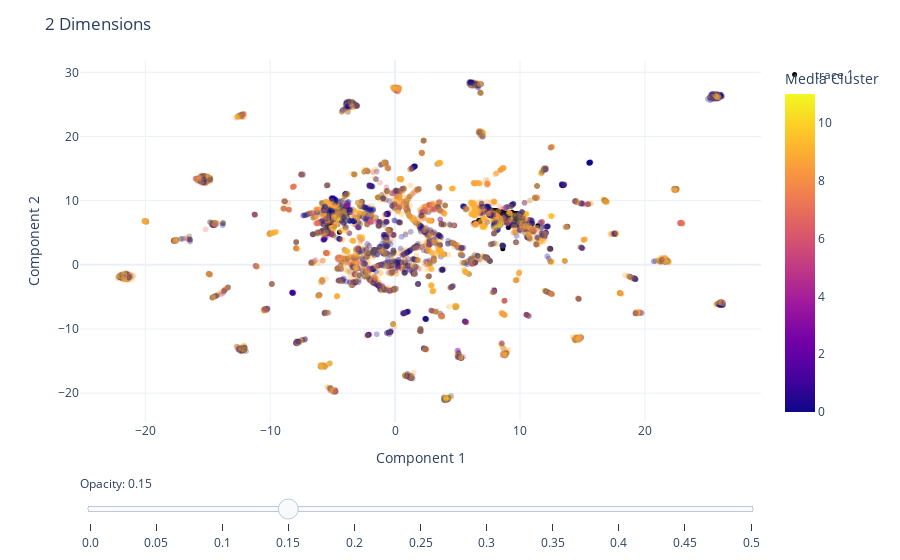

Notebook code cell kept with this figure:
### Code cell
# Plot the training points
fig = px.scatter(
    data_frame = train_2d,
    x = "Component 1",
    y = "Component 2", # Change components to visualize each of the 30 dimensions
    color = "Media Cluster",
    hover_data = ["taxon_id", "Target", "KMeans Cluster"],
    opacity = 0.3
) 

# Add the test points as a scatter trace
fig.add_trace(
    go.Scatter(
        x=test_2d["Component 1"],  # x coordinates
        y=test_2d["Component 2"],  # y coordinates
        mode='markers',
        marker=dict(
            color='black',  
            size=5,  
            opacity=1.0 
        ),
        text=test_2d["taxon_id"]  # marker hover text
    )
)

# Opacity slider
steps = []
for i in range(11):  # 0 to 1 in steps of 0.1
    step = dict(
        method="restyle",
        args=[{"marker.opacity": [i/20]}, [0]],  # Adjust opacity of the first trace only
        label=str(i/20)
    )
    steps.append(step)
sliders = [dict(
    active=3,  # initial value corresponding to opacity=0.3
    currentvalue={"prefix": "Opacity: "},
    pad={"t": 50},
    steps=steps
)]

fig.update_layout(
    sliders=sliders,
    title="2 Dimensions",
    template="plotly_white",
)

fig.show()

### Figure 1 — Plotly figure (JSON) as saved in the notebook; plotly's stock layout.template omitted (floating-point values rounded to 4 significant figures; data arrays with more than 128 entries replaced by an {"elided": "..."} marker saying what was removed)
{"data": [{"customdata": {"elided": "8464x3 mixed values"}, "hovertemplate": "Component 1=%{x}<br>Component 2=%{y}<br>taxon_id=%{customdata[0]}<br>Target=%{customdata[1]}<br>KMeans Cluster=%{customdata[2]}<br>Media Cluster=%{marker.color}<extra></extra>", "legendgroup": "", "marker": {"color": {"elided": "8464 int values"}, "coloraxis": "coloraxis", "opacity": 0.3, "symbol": "circle"}, "mode": "markers", "name": "", "showlegend": false, "type": "scattergl", "x": {"elided": "8464 float values"}, "xaxis": "x", "y": {"elided": "8464 float values"}, "yaxis": "y"}, {"marker": {"color": "black", "opacity": 1, "size": 5}, "mode": "markers", "text": {"elided": "247 str values"}, "type": "scatter", "x": {"elided": "247 float values"}, "y": {"elided": "247 float values"}}], "layout": {"coloraxis": {"colorbar": {"title": {"text": "Media Cluster"}}, "colorscale": [[0, "#0d0887"], [0.1111, "#46039f"], [0.2222, "#7201a8"], [0.3333, "#9c179e"], [0.4444, "#bd3786"], [0.5556, "#d8576b"], [0.6667, "#ed7953"], [0.7778, "#fb9f3a"], [0.8889, "#fdca26"], [1, "#f0f921"]]}, "legend": {"tracegroupgap": 0}, "margin": {"t": 60}, "sliders": [{"active": 3, "currentvalue": {"prefix": "Opacity: "}, "pad": {"t": 50}, "steps": [{"args": [{"marker.opacity": [0]}, [0]], "label": "0.0", "method": "restyle"}, {"args": [{"marker.opacity": [0.05]}, [0]], "label": "0.05", "method": "restyle"}, {"args": [{"marker.opacity": [0.1]}, [0]], "label": "0.1", "method": "restyle"}, {"args": [{"marker.opacity": [0.15]}, [0]], "label": "0.15", "method": "restyle"}, {"args": [{"marker.opacity": [0.2]}, [0]], "label": "0.2", "method": "restyle"}, {"args": [{"marker.opacity": [0.25]}, [0]], "label": "0.25", "method": "restyle"}, {"args": [{"marker.opacity": [0.3]}, [0]], "label": "0.3", "method": "restyle"}, {"args": [{"marker.opacity": [0.35]}, [0]], "label": "0.35", "method": "restyle"}, {"args": [{"marker.opacity": [0.4]}, [0]], "label": "0.4", "method": "restyle"}, {"args": [{"marker.opacity": [0.45]}, [0]], "label": "0.45", "method": "restyle"}, {"args": [{"marker.opacity": [0.5]}, [0]], "label": "0.5", "method": "restyle"}]}], "title": {"text": "2 Dimensions"}, "xaxis": {"anchor": "y", "domain": [0, 1], "title": {"text": "Component 1"}}, "yaxis": {"anchor": "x", "domain": [0, 1], "title": {"text": "Component 2"}}}}
